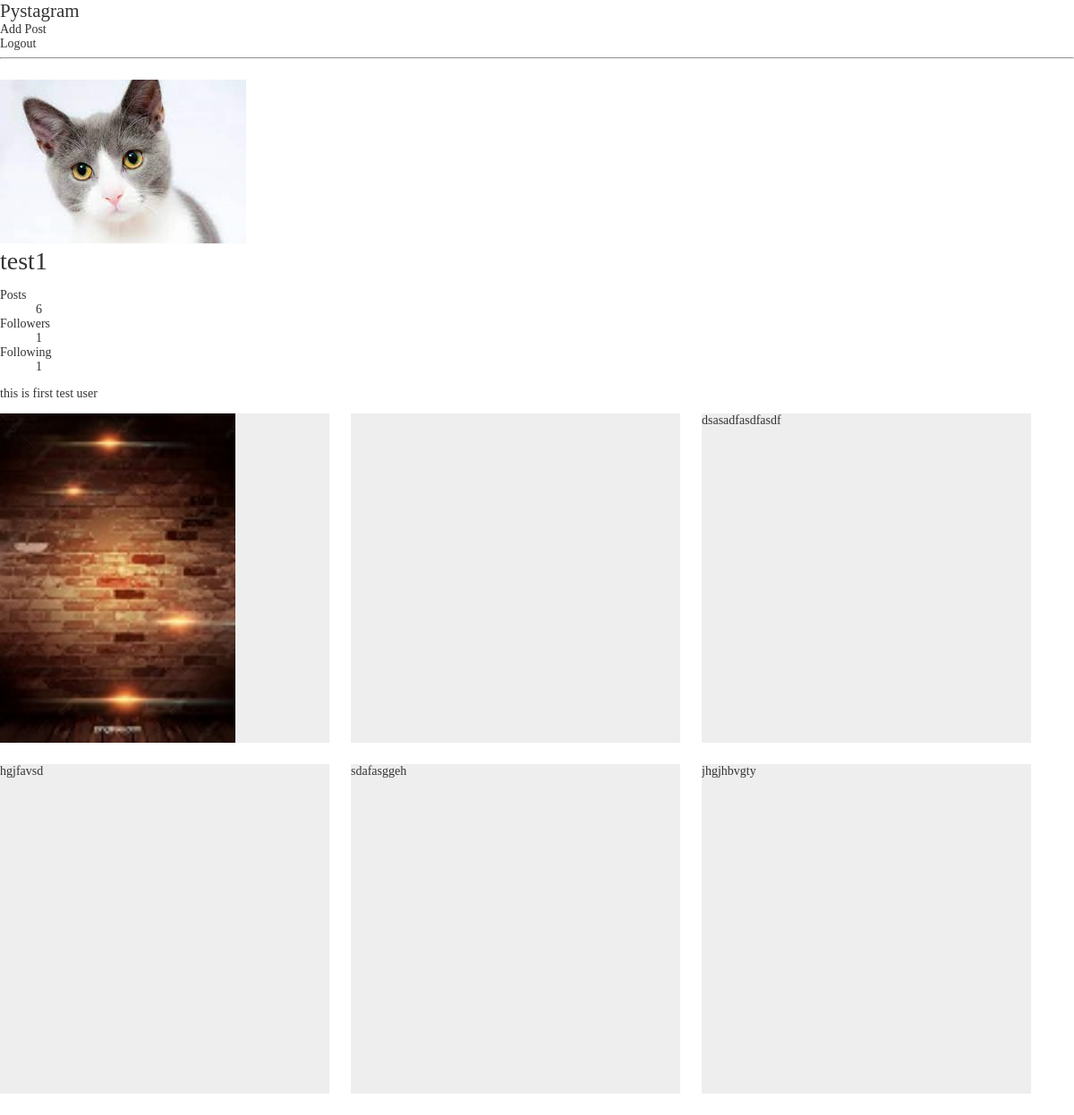
/users/2/profile/, run on the app's committed database.
### users/models.py (models this page shows, shortened)
class User(AbstractUser):
    profile_image = models.ImageField(
        "프로필 이미지",
        upload_to="users/profile",
        blank=True
        )
    short_description = models.TextField("소개글",  blank=True)
    like_posts = models.ManyToManyField(
        "posts.Post",
        verbose_name="좋아요 누른 포스트 목록",
        related_name="like_users",
        blank=True,
    )
    following = models.ManyToManyField(
        "self",
        verbose_name="팔로우 중인 유저들",
        related_name="followers",
        symmetrical=False,
        through="users.Relationship",
    )

### posts/models.py (models this page shows, shortened)
class Post(models.Model):
    user = models.ForeignKey(
        "users.User",
        verbose_name="작성자",
        on_delete=models.CASCADE,
    )
    content = models.TextField("내용")
    created = models.DateTimeField("등록일", auto_now_add=True)
    tags = models.ManyToManyField("posts.HashTag", verbose_name="해시태그 목록", blank=True)

class PostImage(models.Model):
    post = models.ForeignKey(
        Post,
        verbose_name="포스트",
        on_delete=models.CASCADE,
    )
    photo = models.ImageField("사진", upload_to="post")

### users/views.py (the view)
# urls.py: path("<int:user_id>/profile/", views.ProfileView.as_view(), name="profile"),
class ProfileView(TemplateView):
    template_name = "users/profile.html"
    def get_context_data(self, **kwargs) :
        context = super().get_context_data(**kwargs)
        user_id = kwargs["user_id"]
        user = get_object_or_404(models.User, id=user_id)
        context["user"] = user
        return context

### templates/users/profile.html (shortened to what this page needs)
{% extends "base_profile.html" %}
{% block bottom_data %}
<div class="post-grid-container">
    {% for post in user.post_set.all %}
        {% if post.postimage_set.first and post.postimage_set.first.photo %}
            <div class="post-grid">
                <a href="{% url "posts:post_detail" post_id=post.id %}">
                <img src="{{ post.postimage_set.first.photo.url }}" alt=""></a>
            </div>
        {% else %}
            <div class="post-grid">
                <a href="{% url "posts:post_detail" post_id=post.id %}">
                    {{ post.content }}
                </a>
            </div>
        {% endif %}
    {% empty %}
        <p>검색된 게시물이 없습니다.</p>
    {% endfor %}
</div>
{% endblock  %}

### templates/base_profile.html (shortened to what this page needs)
{% extends "base_nav.html" %}
{% block content %}
<div id="profile">
    <div class="info">
        {% if user.profile_image %}
            <img src="{{ user.profile_image.url }}">
        {% endif %}
        <div class="info-texts">
            <h1>{{ user.username }}</h1>
            <div class="counts">
                <dl>
                    <dt>Posts</dt>
                    <a href="{% url "users:profile" user_id=user.id %}">
                    <dd>{{ user.post_set.count }}</dd>
                    </a>
                    <dt>Followers</dt>
                    <a href="{% url "users:followers" user_id=user.id %}">
                    <dd>{{ user.followers.count }}</dd>
                    </a>
                    <dt>Following</dt>
                    <a href="{% url "users:following" user_id=user.id %}">
                    <dd>{{ user.following.count }}</dd>
                    </a>
                </dl>
            </div>
            <p>{{ user.short_description }}</p>
        </div>
    </div>
    {% block bottom_data %}{% endblock  %}
</div>
{% endblock  %}

### static/css/style.css (style rules this page uses)
h1, h2, h3, h4, h5, h6 { padding: 0; margin: 0; font-weight: 300; }
a { text-decoration: none; color: #333; }
html { margin: 0; font-family: "Noto Sans KR", serif; font-weight: 300; font-size: 14px; color: #333; height: 100%; }
body { margin: 0; height: 100%; }
.post-grid-container { display: flex; flex-direction: row; flex-wrap: wrap; }
.post-grid { display: flex; width: 30.6666666667vw; height: 30.6666666667vw; margin-right: 2vw; margin-bottom: 2vw; background-color: #eee; box-sizing: border-box; overflow: hidden; }
.post-grid:nth-of-type(3n) { margin-right: 0; }
.post-grid a { display: flex; }
.post-grid img { max-width: 100%; object-fit: cover; object-position: center center; }

### data on the page
User: profile_image (picture), username "test1", post_set.count "6", followers.count "1", following.count "1", short_description "this is first test user"
Post: postimage_set.first.photo (picture)
Post: content "dsasadfasdfasdf"
Post: content "hgjfavsd"
Post: content "sdafasggeh"
Post: content "jhgjhbvgty"
